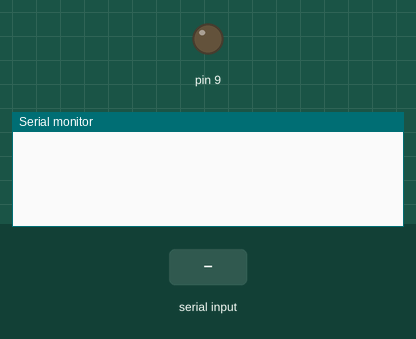
Recording of a sketch running on a simulated Arduino Uno, built with avr-gcc and run on an emulated ATmega328P. On the bench: output pins drawn as LEDs (lit = HIGH), the last lines printed to the serial monitor. The test bench sets the inputs (shaded band).

Above: at 1.2 s.
1.3 s: "0\n" received over Serial
At 2.2 s:
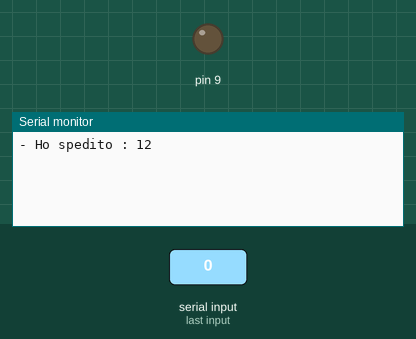
2.8 s: byte 53 ('5') received over Serial
At 4.3 s:
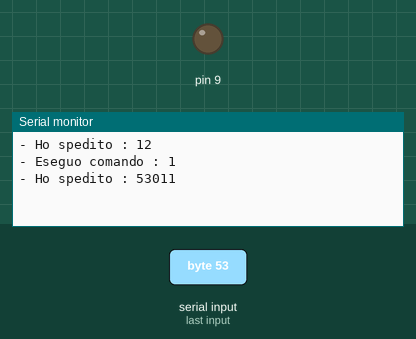

Measured:
- after the input at 1.3 s, the serial monitor: prints a new line at once (image 1)
- after the input at 2.8 s, the serial monitor: prints a new line at once (image 2)

The sketch:

test_2giga_client_4_tele.ino
```cpp
#include <SPI.h>
#include <Mirf.h>
#include <nRF24L01.h>
#include <MirfHardwareSpiDriver.h>
#define MIRF_PAYLOAD 32

byte rxData[MIRF_PAYLOAD + 1];
byte txData[MIRF_PAYLOAD + 1];
char msg[MIRF_PAYLOAD + 1];
int msgIndex = 0;
unsigned  long  time1;

#define  CHISONO  1

/*
 * 4294967295 valore max di un long unsiged
 * tracciato comandi
 * M = millisecondo x riconoscere il comando e renderlo unico
 * V = invio = 0, feedback =1 x comandi normali invio = 3, feedback = 4, x comandi ricevuti da 433
 * R = 1 numero che identifica quante volte il comando e' stato ripetuto
 * C = 1 numero che identifica il comando de eseguire/eseguito
 * I = 1 numero che identifica l'arduino di competenza 0 = raspberry
 *
 * il tutto in un long unsigned secondo la formula seguente
 *
 * Valore = (M * 10000) + (V * 1000) + (R * 100) + (C * 10) + I
 *
 */
#define  NE  50
 // buffer comandi rimbalzati
unsigned  long rcomm[NE];  // comando

unsigned  long  diretto;  //  millisecondi comando diretto

// tempo di attessa dopo cui ripete il comando
#define ATTESA  1000

unsigned long pacchetto;
byte  scheda;

void setup()
{
  int ix;

  for (ix =0; ix <NE; rcomm[ix++] =0L);

  pinMode(9, OUTPUT);
  memset(rxData, 0, sizeof(rxData));
  memset(txData, 0, sizeof(txData));
  Serial.begin(9600);
  Mirf.cePin = 8;
  Mirf.csnPin = 7;
  Mirf.spi = &MirfHardwareSpi;
  Mirf.init();
  Mirf.setRADDR((byte*)"clie1");
  Mirf.payload = MIRF_PAYLOAD;
  Mirf.channel = 10;
  Mirf.config();
}

void  scala_buffer() // cancella dal buffer il comando piu' vecchio
{
  int ix;

  for (ix =0; ix < (NE -1); rcomm[ix] =rcomm[(ix +1)], ix++);
  rcomm[ix] =0L;
}

void  send_pacchetto()
{
   Mirf.setTADDR((byte*)"clie1");
   sprintf(msg, "%010ld", pacchetto);
   memcpy(txData, msg, sizeof(msg));

   Mirf.send(txData);
   while(Mirf.isSending())
   {
   }
   Serial.print("- Ho spedito : ");
   Serial.println(pacchetto);
   delay(50);
}

void  esegui_comando(int  com)    // comando da esguire raggi infrarossi
{
  Serial.print("- Eseguo comando : ");
  Serial.println(com);
  switch  (com)
  {

  }

}

void  cavoli_miei()
{
  int ix;

  for (ix =0; ix <NE; ix++) //  controllo esistenza comando
  {
    if ((rcomm[ix] /10000L) ==(pacchetto /10000L))
      break;
  }
  if (ix ==NE)      // comando nuovo
  {
    long  wfeed =((pacchetto /1000L) %10L);
	  long	wtag =(pacchetto /10000L);
	  long	wfin =(pacchetto %1000L);

    if (rcomm[(NE -1)]) //  se il buffer e' pieno
      scala_buffer();
    for (ix =0; rcomm[ix]; ix++); // cerca prima spazio libero sul buffer

    rcomm[ix] =pacchetto;
    esegui_comando((pacchetto /10L %10L));
	//cambia risposta
    if (wfeed ==3)
        diretto =millis();
	  else
	      pacchetto =(wtag *10000L + ( 1 * 1000L) + wfin);
    send_pacchetto();   //  ripete/rimbalza comando
  }
  else
  {
	  long	wfeed =((pacchetto /1000L) %10L);
    long  wtag =(rcomm[ix] /10000L);
    long  wfin =(pacchetto %1000L);

	  if (wfeed)		//	ritorno del feedback di una segnalazione diretta all'arduino tramirte 433
    {
      if (wfeed ==4)
      {
			  rcomm[ix] =(wtag *10000L + ( 1 * 1000L) + wfin);
			  diretto =0L;	// azzero la variabile che conteneva il tempo di trasmissione e bloccava comandi diretti al 433
      }
	  }
	  else
	  {
			pacchetto =(wtag *10000L + ( 1 * 1000L) + wfin);
			send_pacchetto();   //  ripete/rimbalza comando
	  }
  }
}

void  controllo_pacchetto() // analizzo comando
{
  int ix;

  for (ix =0; ix <NE; ix++) //  controllo esistenza comando
  {
    if (rcomm[ix] ==pacchetto)
      break;
  }

  if (ix ==NE)      // comando nuovo
  {
	  if ((pacchetto %10L) == CHISONO)
		  cavoli_miei();
	  else
	  {
		  if (rcomm[(NE -1)]) //  se il buffer e' pieno
		  	scala_buffer();
		  for (ix =0; rcomm[ix]; ix++); // cerca prima spazio libero sul buffer
		  rcomm[ix] =pacchetto;
		  send_pacchetto();   //  ripete/rimbalza comando
	  }
  }
}

void loop()
{
  int  traok =0;
  int ix;

  *msg ='\0';

  if (Serial.available() > 0)
  {
    int  datoletto;
    unsigned long appot;
    datoletto = Serial.read();
    time1 =millis();
    switch (datoletto)
    {
      case '0':
              sprintf(msg, "%06ld%d%d%d%d", 0L, 0, 0, 1, 2);
              break;
      case '1':
              sprintf(msg, "%06ld%d%d%d%d", 1L, 0, 0, 2, 2);
              break;
      case '2':
              sprintf(msg, "%06ld%d%d%d%d", 1L, 0, 1, 2, 2);
              break;
      case '3':
              sprintf(msg, "%06ld%d%d%d%d", 3L, 0, 0, 4, 2);
              break;
      case '4':
              appot =(time1 *10000L /10000L);
              sprintf(msg, "%06ld%d%d%d%d", appot, 0, 0, 5, 2);
              break;
      case '5':
              sprintf(msg, "%06ld%d%d%d%d", 5L, 3, 0, 1, 1);
              break;
      case '6':
              sprintf(msg, "%06ld%d%d%d%d", 6L, 0, 0, 1, 4);
              break;
      case '7':
              sprintf(msg, "%06ld%d%d%d%d", 7L, 0, 0, 1, 5);
              break;
      case '8':
              sprintf(msg, "%06ld%d%d%d%d", 8L, 0, 0, 1, 6);
              break;
      case '9':
              appot =(time1 *10000L /10000L);
              sprintf(msg, "%06ld%d%d%d%d", appot, 0, 0, 1, 7);
              break;
    }
  }

  //Serial.println(msg);
    pacchetto =atol(msg);

	if (strlen(msg) ==10)
		controllo_pacchetto();

//	if(!Mirf.isSending() && Mirf.dataReady())
//	{
//		Mirf.getData(rxData);
//		Serial.print("- Dati ricevuti extra : ");
//		Serial.println((const char*)rxData);
//		*msg ='\0';
//		if (strlen((const char*)rxData) ==10)
//		{
//			strcpy(msg, (const char*)rxData);
//			pacchetto =atol(msg);
//			controllo_pacchetto();
//		}
//	}
	// aggiungere controllo di una eventuale ripetizione della avvenuta esecuzione diretta 433
}
```
